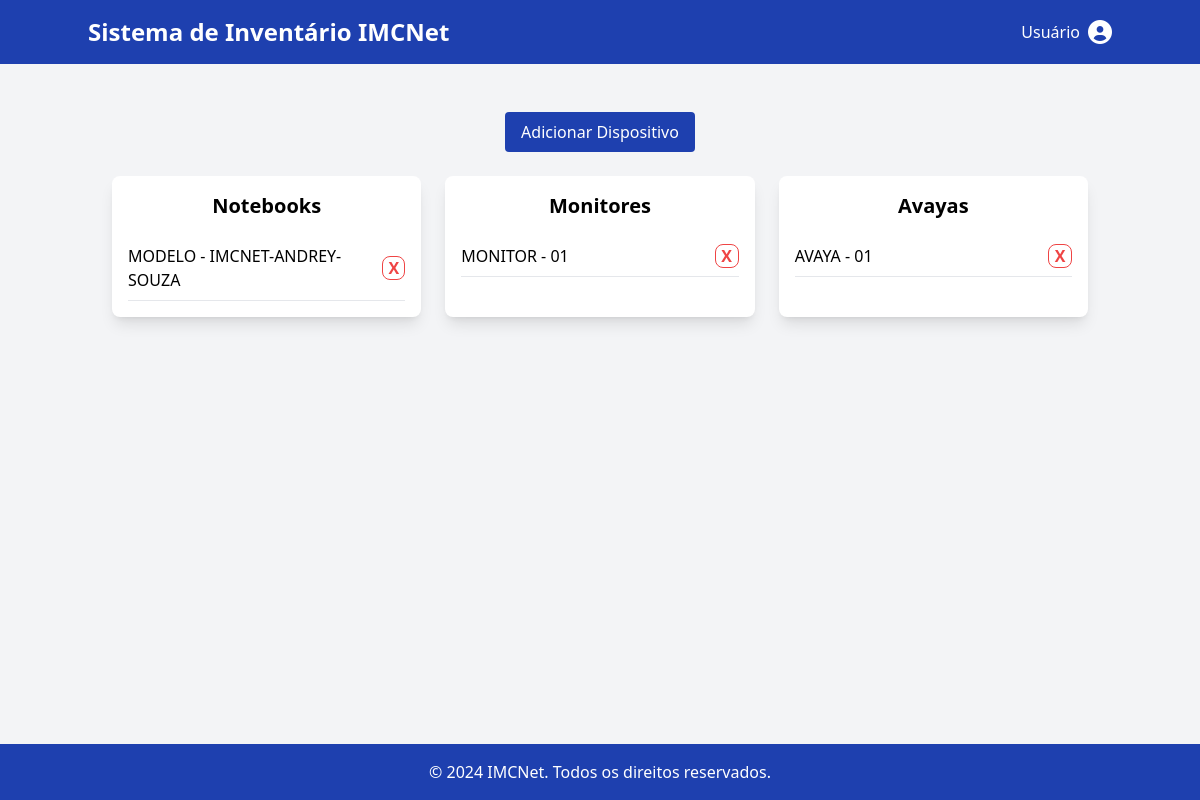
The app's page /inventory/ (signed in) with its own data.
### inventory/models.py (models this page shows, shortened)
class Categoria(models.Model):
    nome = models.CharField(max_length=100, unique=True)

class Dispositivo(models.Model):
    nome = models.CharField(max_length=100)
    categoria = models.ForeignKey(Categoria, on_delete=models.CASCADE, related_name="dispositivos")

### inventory/views.py (the view, shortened to what this page needs)
# urls.py: path('', views.home, name="home"),
@login_required(login_url='/login/')
def home(request):
    categorias = Categoria.objects.prefetch_related('dispositivos').all()
    context = {'categorias': categorias}
    return render(request, 'home.html', context)

### inventory/templates/home.html (shortened to what this page needs)
{% extends "base.html" %}
{% block content %}
<div class="container mx-auto p-6">
    <div class="flex justify-center mb-6" x-data="{ open: false }">
        <button @click="open = true" class="bg-blue-800 text-white px-4 py-2 rounded hover:bg-blue-600">Adicionar Dispositivo</button>
    </div>
    <div class="grid grid-cols-3 gap-6">
        {% for categoria in categorias %}
        <div class="bg-white shadow-lg rounded-lg p-4">
            <h2 class="text-xl font-semibold mb-4 text-center">{{ categoria.nome }}</h2>
            <ul>
                {% for dispositivo in categoria.dispositivos.all %}
                <li class="flex justify-between items-center border-b py-2">
                    <span>{{ dispositivo.nome }}</span>
                    <a href="{% url 'remover_dispositivo' dispositivo.id %}"
                    class="text-red-500 hover:text-red-700 font-bold border border-red-500 rounded-lg w-6 h-6 flex items-center justify-center transform hover:scale-110 transition-transform duration-200 z-10">
                    X
                 </a>
                </li>
                {% endfor %}
            </ul>
        </div>
        {% endfor %}
    </div>
</div>
{% endblock %}

### templates/base.html (shortened to what this page needs)
<!DOCTYPE html>
{% load static %}
{% now "Y" as year %}
<html lang="pt-br">
<head>
    <script src="https://cdn.tailwindcss.com"></script>
    <link href="https://cdnjs.cloudflare.com/ajax/libs/font-awesome/6.0.0-beta3/css/all.min.css" rel="stylesheet">
</head>
<body class="bg-gray-100 font-sans leading-normal tracking-normal flex flex-col min-h-screen">
    <header class="bg-blue-800 p-4 text-white">
        <div class="container mx-auto flex justify-between items-center">
            <h1 class="text-2xl font-semibold">Sistema de Inventário IMCNet</h1>
            {% if user.is_authenticated %}
                <div class="relative" x-data="{ open: false }">
                    <button @click="open = !open" class="focus:outline-none flex items-center space-x-2">
                        <span class="font-medium">
                            {{ user.userprofile.nome_completo|default:"Usuário" }}
                        </span>
                        <i class="fas fa-user-circle text-2xl"></i>
                    </button>
                </div>
            {% else %}
                <a href="/login/" class="text-white font-semibold hover:underline">Login</a>
            {% endif %}
        </div>
    </header>
    <main class="flex-grow py-6">
        <div class="container mx-auto">
            {% block content %}{% endblock %}
        </div>
    </main>
    <footer class="bg-blue-800 p-4 text-white text-center mt-auto">
        <p>&copy; 2024 IMCNet. Todos os direitos reservados.</p>
    </footer>
</body>
</html>

### records on screen
Categoria: nome "Notebooks"
Dispositivo: nome "MODELO - IMCNET-ANDREY-SOUZA"
Categoria: nome "Monitores"
Dispositivo: nome "MONITOR - 01"
Categoria: nome "Avayas"
Dispositivo: nome "AVAYA - 01"

### other values on screen
{{ user.userprofile.nome_completo|default:"Usuário" }} "Usuário"
